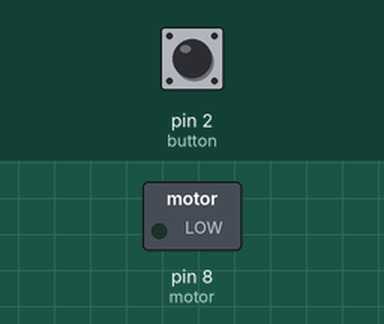
Recording of a sketch running on a simulated Arduino Uno, built with avr-gcc and run on an emulated ATmega328P. Parts: switched loads named in the sketch (green lamp = pin HIGH). The inputs (shaded band) are chosen by the test bench; at power-on: pin 2 (button) LOW.

Above: at 1.2 s.
1.3 s: pin 2 (button) pulled HIGH for 0.15 s
At 1.37 s:
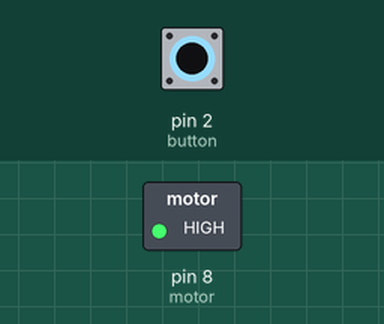
2.9 s: pin 2 (button) pulled HIGH for 3.2 s
At 6.7 s:
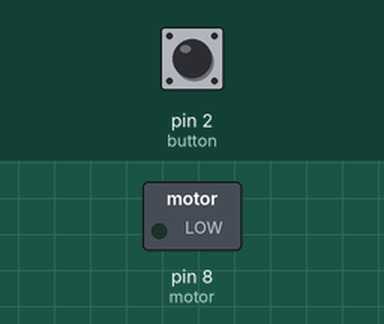
Timing chart, 0 to 8.2 s (numbered marks = the images above; inputs shaded):
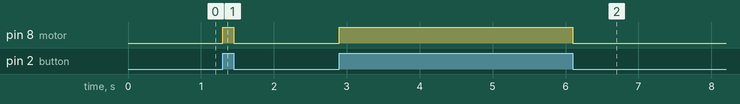

Measured:
- after the input at 1.3 s, pin 8 (motor): LOW → HIGH at once, → LOW 0.15 s later
- after the input at 2.9 s, pin 8 (motor): LOW → HIGH at once, → LOW 3.2 s later

The sketch:

ACTIVITY9CODE.ino
```cpp
#pragma GCC push_options
#pragma GCC optimize ("O1")

int button = 2;
int motor = 8;

void setup()
{
pinMode(button, INPUT);
pinMode(motor, OUTPUT);
}

void loop()
{

if(digitalRead(button) == HIGH)
{
digitalWrite(motor, HIGH);
}
else
{
digitalWrite(motor, LOW);
}

}

#pragma GCC pop_options
```
